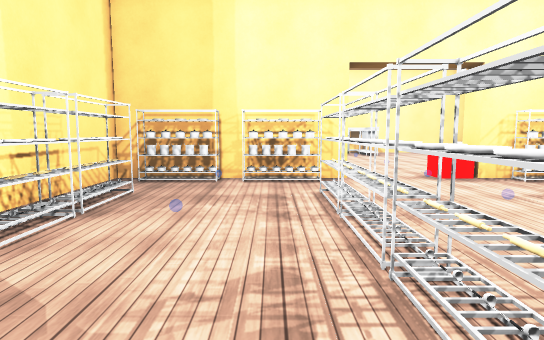
[1] (above)

24 first-person views from a walk through a 3-D level made in the Unity game engine. The camera is 1.4 m above the floor, tilts 6° down and sees 75° across. The floor is counted in squares, 1 m on a side. Each view is taken from the middle of a square. On the plan, view 1 faces up. The plan holds only what a view shows up to about 15 squares ahead; the rest is blank. The place goes on beyond the plan. The player is left out. Some surface patterns are stand-ins.

[2]
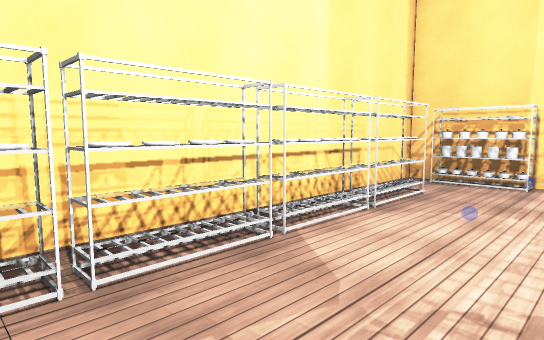

[3]
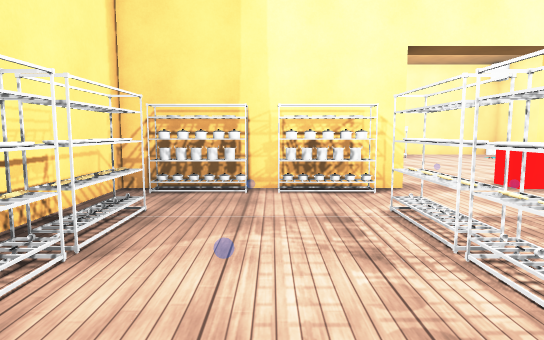

[4]
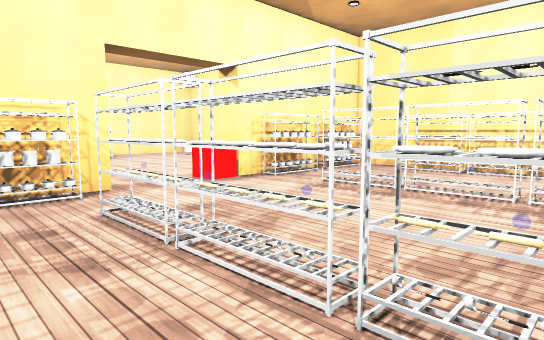

[5]
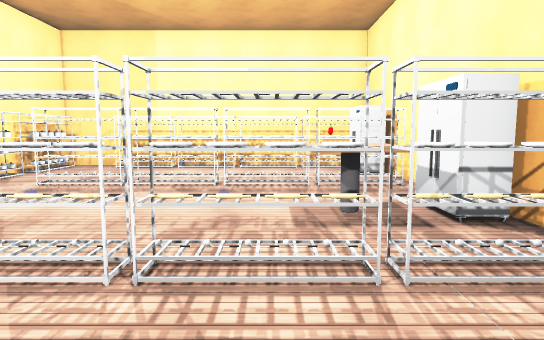

[6]
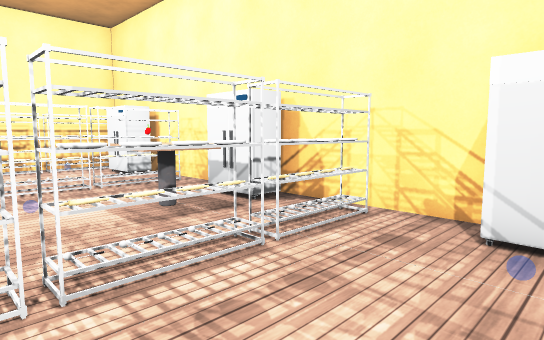

[7]
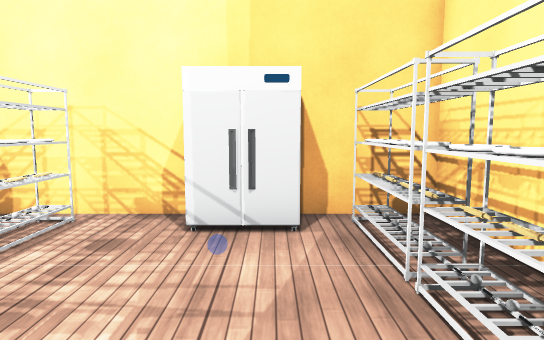

[8]
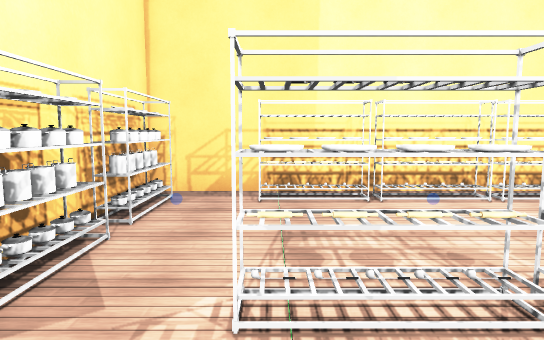

[9]
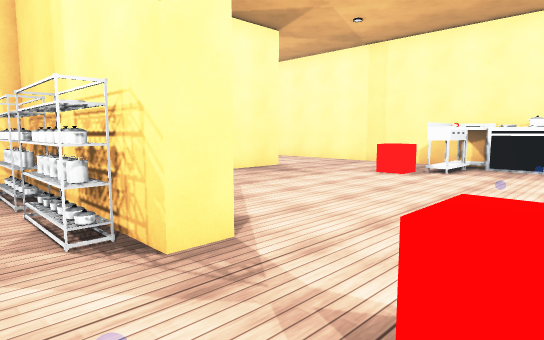

[10]
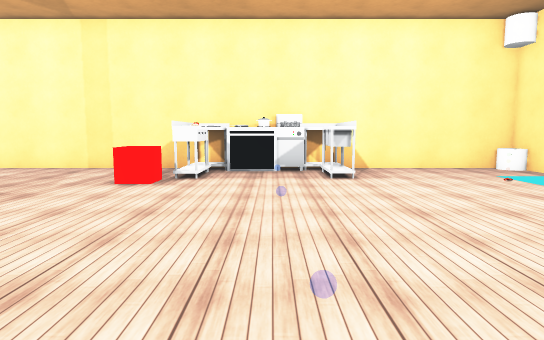

[11]
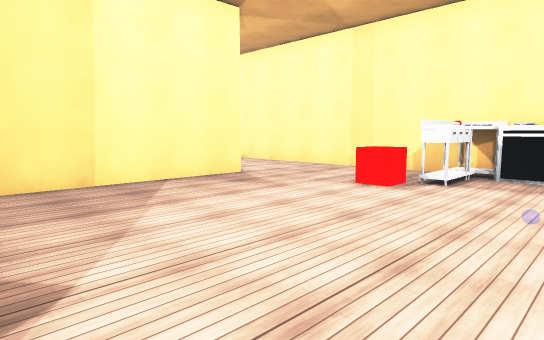

[12]
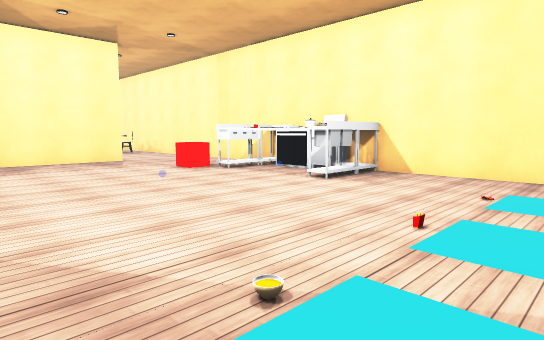

[13]
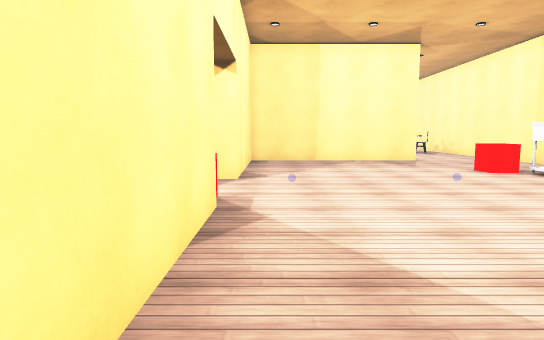

[14]
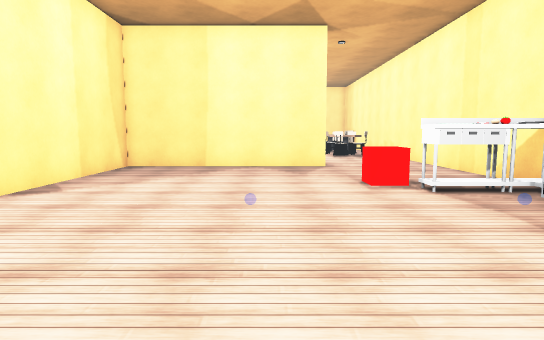

[15]
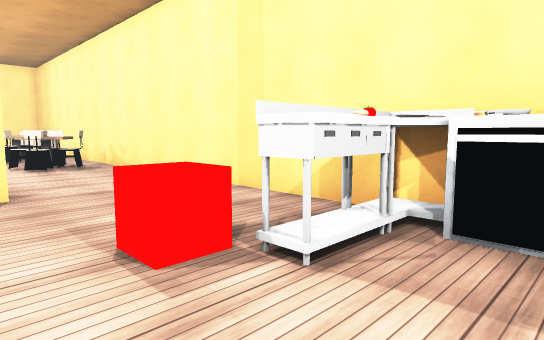

[16]
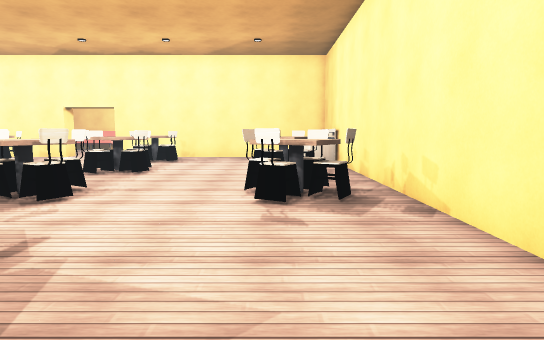

[17]
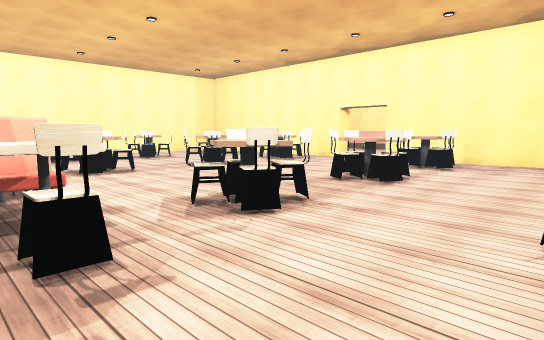

[18]
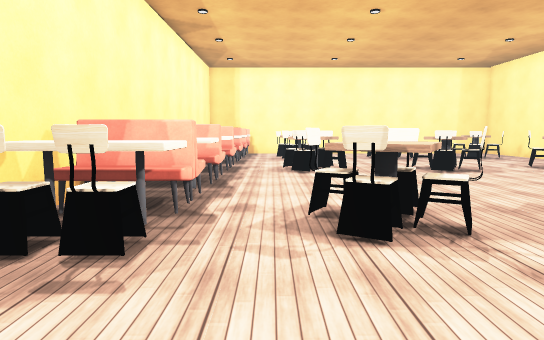

[19]
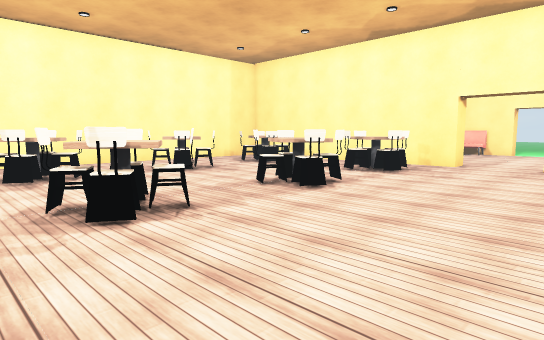

[20]
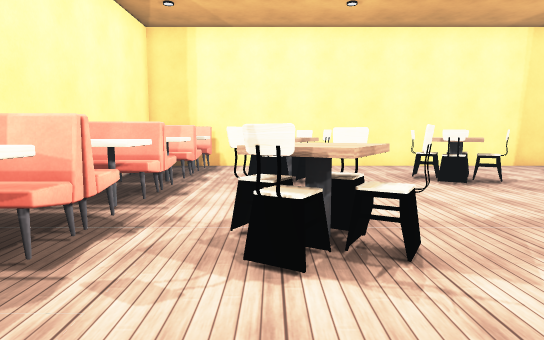

[21]
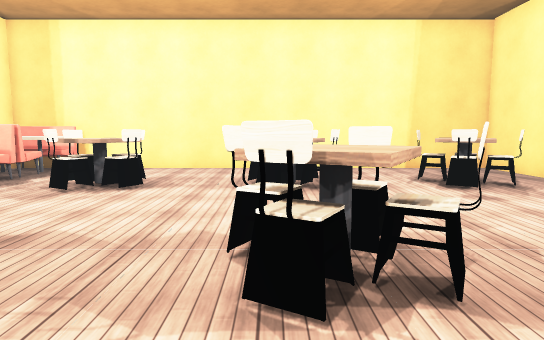

[22]
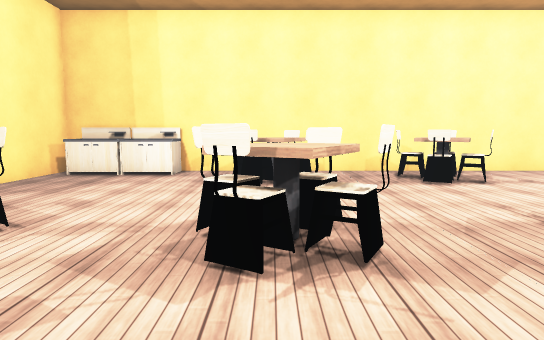

[23]
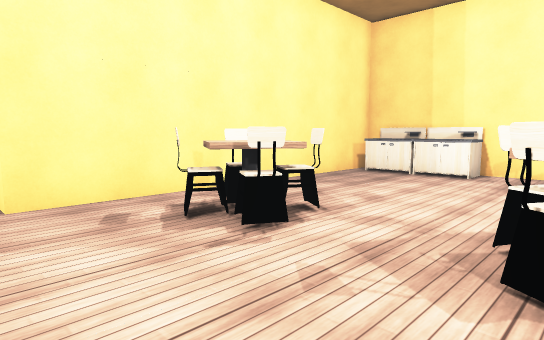

[24]
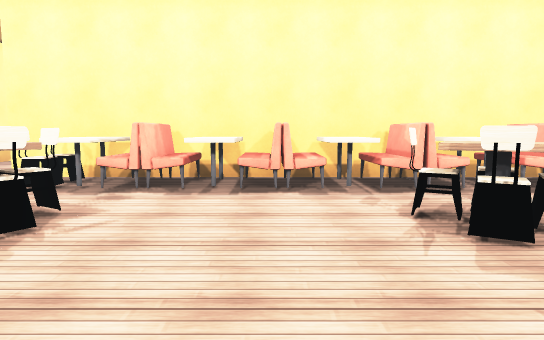

### Floor plan
Key: @ floor where view 1 was taken; # wall or solid block; . floor; / step, stairs or slope; T thing the floor can be seen under or through; O other object.
Columns run from 26 left of view 1 to 13 right of it. Each row starts with its distance up from view 1.
 25  ############################ O########O
 24  #OOOOO........O...........OOOOOO......
 23  #......OOO..OOO...........OO...O......
 22  #......OOO..OOO..........OOO...O......
 21  #.......O....O...........OO...........
 20  #..................##.................
 19  #..................##.................
 18  #........O....O..OO##.................
 17  #.OOO..OOO..OOO.OOO##..................
 16  #.OOO..OOO..OOO..OO##..................
 15  #..OO...O....O...OO##.............../.
 14  #...............OOO##................
 13 .#...............OOO##................ .
 12 ..................OO#########...O#######
 11 ..................OO##OOOOOO#..OO#OO#OO#
 10  #........O....O.OOO##.OO.OO.....OOO.OO.
  9  #..OO..OOO..OOO..OO##..............O...
  8     OOO.OOO...OO..OO####...OT....TO...O#
  7     OO...O....O..OOO####...OT....TO...O#
  6      ............OOO####...OT....TO...O#
  5     ..............OO####...OT....TO...O#
  4     ......O....O..OO####...OT....TO...O#
  3    .OO..OOO..OOO.OOO ###...OT....TO...O#
  2   ..OOO..OOO..OOO.OO ###...OT....TO... #
  1  #..OO...O....O ..OO ###...OT.OO.TO... #
  0  #............. .OOO ###..@OT.OO.T ...O#
 -1  #............. ..OO ###OO.OT.OO.TO.OO #
 -2  #######################  #####  #######

Where each view was taken, in squares from view 1:
view 1: 0 up, 0 right, facing up
view 2: 0 up, 0 right, facing up-left
view 3: 2 up, 1 left, facing up
view 4: 2 up, 1 left, facing up-right
view 5: 2 up, 2 left, facing right
view 6: 4 up, 2 left, facing down-right
view 7: 4 up, 2 left, facing down
view 8: 8 up, 5 right, facing right
view 9: 9 up, 6 right, facing up-left
view 10: 11 up, 4 right, facing up
view 11: 12 up, 5 right, facing up-left
view 12: 13 up, 13 right, facing up-left
view 13: 13 up, 13 right, facing left
view 14: 18 up, 10 right, facing left
view 15: 19 up, 4 right, facing up-left
view 16: 22 up, 4 left, facing left
view 17: 22 up, 7 left, facing down-left
view 18: 22 up, 10 left, facing down
view 19: 15 up, 9 left, facing down-left
view 20: 13 up, 11 left, facing down
view 21: 12 up, 16 left, facing down
view 22: 12 up, 17 left, facing up
view 23: 12 up, 17 left, facing up-left
view 24: 12 up, 17 left, facing right
